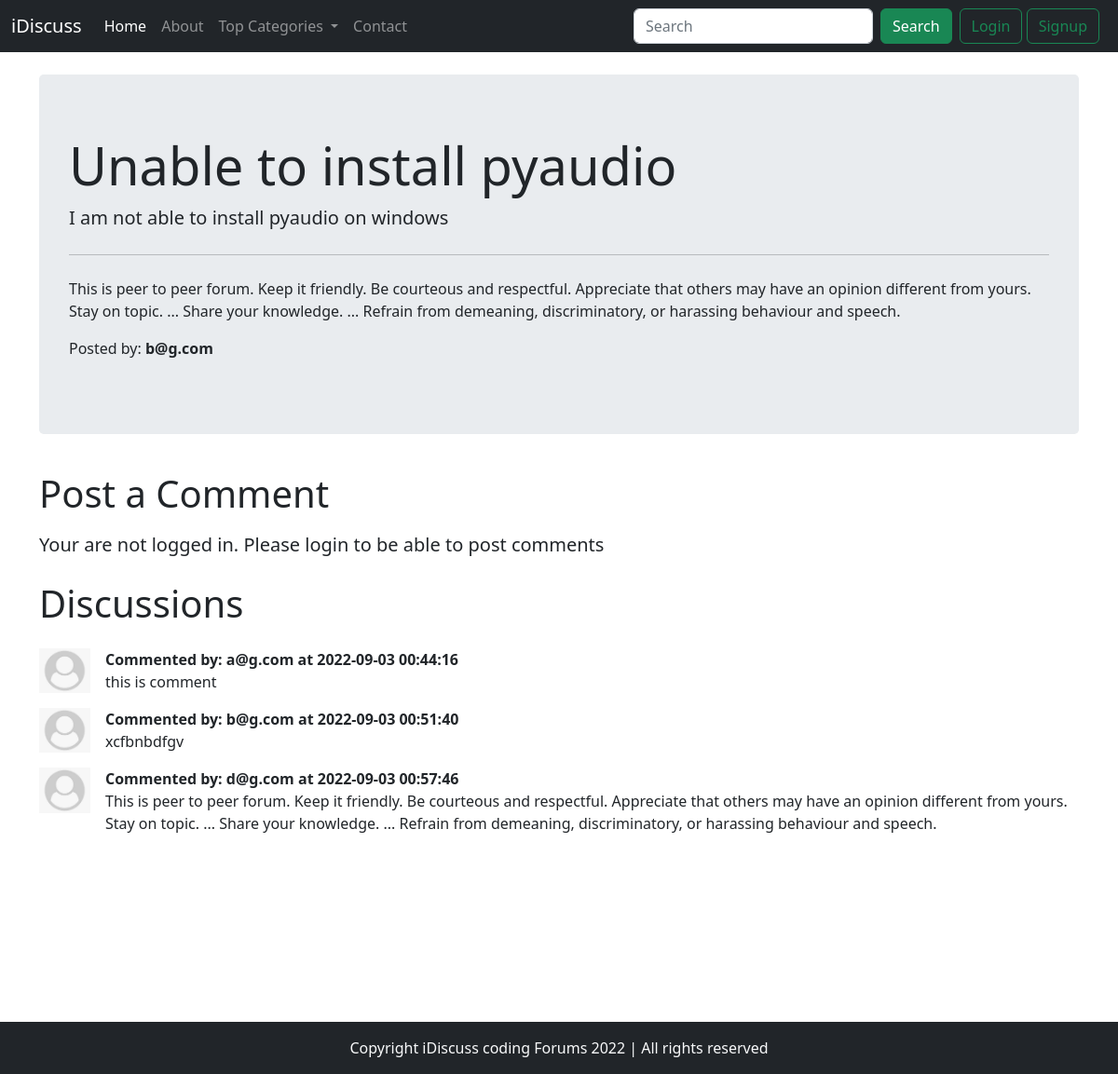
The app's page /thread.php?threadid=1 with its own data.
### tables this page shows
CREATE TABLE `threads` (
  `t_id` int(9) NOT NULL,
  `t_title` varchar(255) NOT NULL,
  `t_desc` text NOT NULL,
  `t_cat_id` int(9) NOT NULL,
  `t_user_id` int(9) NOT NULL,
  `t_timestamp` datetime NOT NULL DEFAULT CURRENT_TIMESTAMP
);

CREATE TABLE `users` (
  `u_id` int(9) NOT NULL,
  `u_email` varchar(255) NOT NULL,
  `u_pass` varchar(255) NOT NULL,
  `u_timestamp` datetime NOT NULL DEFAULT CURRENT_TIMESTAMP
);

CREATE TABLE `comments` (
  `c_id` int(9) NOT NULL,
  `c_content` text NOT NULL,
  `t_id` int(9) NOT NULL,
  `c_by` int(9) NOT NULL,
  `c_time` datetime NOT NULL DEFAULT CURRENT_TIMESTAMP
);

### thread.php (the view, shortened to what this page needs)
<!doctype html>
<html lang="en">
<head>
    <link rel="stylesheet" href="https://cdn.jsdelivr.net/npm/bootstrap@4.5.3/dist/css/bootstrap.min.css">
    <link href="https://cdn.jsdelivr.net/npm/bootstrap@5.2.0/dist/css/bootstrap.min.css" rel="stylesheet">
</head>
<body>
    <?php
    include 'partials/_header.php';
    include 'partials/_dbconnect.php';
    ?>
    <?php
    $id = $_GET['threadid'];
    $sql = "SELECT * FROM `threads` WHERE t_id = $id";
    $result = mysqli_query($conn, $sql);
    while ($row = mysqli_fetch_assoc($result)) {
        $title = $row['t_title'];
        $desc = $row['t_desc'];
        $t_user_id = $row['t_user_id'];
        $sql2 = "SELECT u_email FROM users WHERE u_id = '$t_user_id'";
        $result2 = mysqli_query($conn, $sql2);
        $row2 = mysqli_fetch_assoc($result2);
        $posted_by = $row2['u_email'];
    }
    ?>
    <div class="container my-4">
        <div class="jumbotron">
            <h1 class="display-4"><?php echo $title; ?></h1>
            <p class="lead"> <?php echo $desc; ?> </p>
            <hr class="my-4">
            <p>This is peer to peer forum. Keep it friendly.
                Be courteous and respectful. Appreciate that others may have an opinion different from yours.
                Stay on topic. ...
                Share your knowledge. ...
                Refrain from demeaning, discriminatory, or harassing behaviour and speech.</p>
            <p>Posted by: <b><?php echo $posted_by; ?></b></p>
        </div>
    </div>
    <?php
    if (isset($_SESSION['loggedin']) && $_SESSION['loggedin'] == true) {
        echo '
            <div class="container">
                <h1 class="py-2">Post a Comment</h1>
                <form action="" method="POST">
                    <div class="form-group">
                        <label for="exampleFormControlTextarea1">Type Your Comment</label>
                        <textarea class="form-control" id="comment" name="comment" rows="3"></textarea>
                        <input type="hidden" name="u_id" value="' . $_SESSION["u_id"] . '">
                    </div>
                    <button type="submit" class="btn btn-success">Post Comment</button>
                </form>
            </div>
            ';
    } else {
        echo '
        <div class="container">
        <h1 class="py-2">Post a Comment</h1>
            <p class="lead">Your are not logged in. Please login to be able to post comments</p>
        </div>
        ';
    }
    ?>
    <div class="container mb-5" id="ques">
        <h1 class="py-2">Discussions</h1>
        <?php
        $id = $_GET['threadid'];
        $sql = "SELECT * FROM `comments` WHERE t_id = $id";
        $result = mysqli_query($conn, $sql);
        while ($row = mysqli_fetch_assoc($result)) {
            $content = $row['c_content'];
            $c_time = $row['c_time'];
            $c_by = $row['c_by'];
            $sql2 = "SELECT u_email FROM users WHERE u_id = '$c_by'";
            $result2 = mysqli_query($conn, $sql2);
            $row2 = mysqli_fetch_assoc($result2);
            echo '
            <div class="media my-3">
                <img src="img/userd.jpg" width="55px" class="mr-3" alt="...">
                <div class="media-body">
                <p class="font-weight-bold my-0">Commented by: ' . $row2['u_email'] . ' at ' . $c_time . ' </p>
                    ' . $content . '
                </div>
            </div>
            ';
        }
        ?>
    </div>
    <?php
    include 'partials/_footer.php';
    ?>
</body>
</html>

### thread.php (style rules this page uses)
#ques { min-height: 433px; }

### records on screen
threads: t_title "Unable to install pyaudio", t_desc "I am not able to install pyaudio on windows"
users: u_email "b@g.com"
comments: users.u_email "a@g.com", c_time "2022-09-03 00:44:16", c_content "this is comment"
comments: users.u_email "b@g.com", c_time "2022-09-03 00:51:40", c_content "xcfbnbdfgv"
comments: users.u_email "d@g.com", c_time "2022-09-03 00:57:46", c_content "This is peer to peer forum. Keep it friendly. Be courteous and respectful. Appreciate that others may have an opinion different from yours. Stay on topic. ... Share your knowledge. ... Refrain from demeaning, discriminatory, or harassing behaviour and speech."
